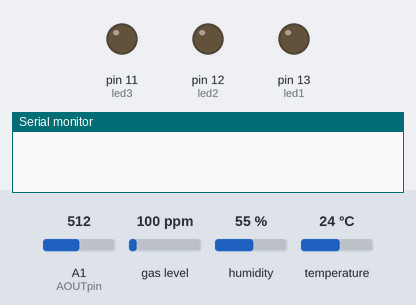
Recording of a sketch running on a simulated Arduino Uno, built with avr-gcc and run on an emulated ATmega328P. Parts: output pins drawn as LEDs (lit = HIGH), the last lines printed to the serial monitor. Inputs (shaded band) come from the test bench; at power-on: temperature 24 °C, A1 (AOUTpin) = 512, gas level 100 ppm, humidity 55 %.

Above: at 0.1 s.
At 2.7 s:
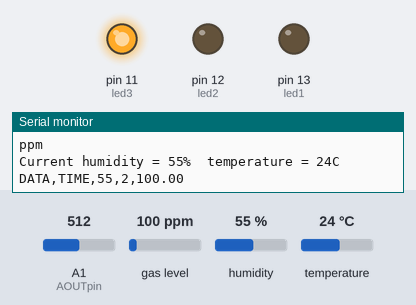
2.8 s: temperature set to 38 °C
4.8 s: temperature set to 41 °C
At 7.1 s:
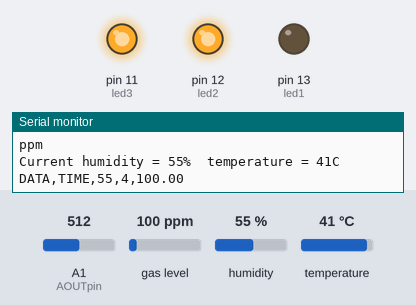
Timing chart, 0 to 8.6 s (numbered marks = the images above; inputs shaded):
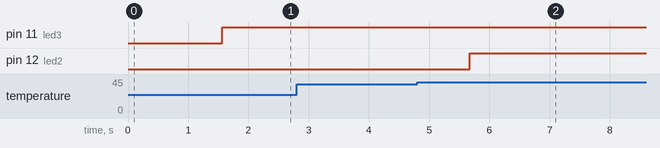

The sketch:

Final_Firesensors.ino
```cpp
#include <MQ7.h>
int led1= 13;
int led2= 12;
int led3 = 11;
MQ7 mq7(A1,5.0);
#include <dht11.h>
const int AOUTpin=1;//the AOUT pin of the CO sensor goes into analog pin A0 of the arduino
int value;
#define dht_apin A0 // Analog Pin sensor is connected to
dht11 DHT;
int row=0;
void setup(){
  Serial.begin(9600);
   pinMode(led1, OUTPUT);
   pinMode(led2, OUTPUT);
   pinMode(led3, OUTPUT);
  delay(500);//Delay to let system boot
  Serial.println("DHT11 Humidity & temperature Sensor\n\n");
   Serial.println("CLEARDATA");
  Serial.println("LABEL,Time,Humidity(%),Temperature(oC),CO(ppm)");

  delay(1000);//Wait before accessing Sensor
}//end "setup()"

void loop(){
  //Start of Program
   value= analogRead(AOUTpin);//reads the analaog value from the CO sensor's AOUT pin
  Serial.print("CO value: ");
   Serial.println(mq7.getPPM());//prints the CO value
  Serial.println("ppm");
    DHT.read(dht_apin);
    Serial.print("Current humidity = ");
    Serial.print(DHT.humidity);
    Serial.print("%  ");
    Serial.print("temperature = ");
    Serial.print(DHT.temperature);
    Serial.println("C  ");
    Serial.print("DATA,TIME,"); Serial.print(DHT.humidity); Serial.print(","); Serial.print((DHT.temperature)/10);Serial.print(","); Serial.println(mq7.getPPM());
    row++;
    if (row>150){

    row=0;
    Serial.println("ROW,SET,2");
    }
    if ((DHT.temperature/10)>3.5&&(mq7.getPPM()>2.5)){
      digitalWrite(led2, HIGH);
    }
    if ((DHT.temperature/10)>4 && (mq7.getPPM()>3.0)){
      digitalWrite(led1, HIGH);
    }
    else {
       digitalWrite(led3, HIGH);
    }
    delay(1000);//Wait 5 seconds before accessing sensor again.

  //Fastest should be once every two seconds.

}// end loop(
```

Measured:
- the behaviour switches between 39 and 40 °C on temperature (found by bisection; images 1 and 2)
- after the input at 4.8 s, pin 12 (led2): LOW → HIGH after 0.87 s
